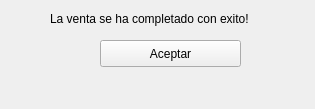
<?xml version="1.0" encoding="UTF-8"?>
<ui version="4.0">
 <class>Form</class>
 <widget class="QWidget" name="Form">
  <property name="geometry">
   <rect>
    <x>0</x>
    <y>0</y>
    <width>315</width>
    <height>109</height>
   </rect>
  </property>
  <property name="windowTitle">
   <string>Form</string>
  </property>
  <widget class="QLabel" name="label">
   <property name="geometry">
    <rect>
     <x>50</x>
     <y>10</y>
     <width>251</width>
     <height>17</height>
    </rect>
   </property>
   <property name="text">
    <string>La venta se ha completado con exito!</string>
   </property>
  </widget>
  <widget class="QPushButton" name="pushButton">
   <property name="geometry">
    <rect>
     <x>100</x>
     <y>40</y>
     <width>141</width>
     <height>27</height>
    </rect>
   </property>
   <property name="text">
    <string>Aceptar</string>
   </property>
  </widget>
  <widget class="QLabel" name="label_2">
   <property name="geometry">
    <rect>
     <x>120</x>
     <y>40</y>
     <width>21</width>
     <height>31</height>
    </rect>
   </property>
   <property name="text">
    <string/>
   </property>
   <property name="pixmap">
    <pixmap>../icono_correcto.png</pixmap>
   </property>
  </widget>
 </widget>
 <resources/>
 <connections>
  <connection>
   <sender>pushButton</sender>
   <signal>clicked()</signal>
   <receiver>Form</receiver>
   <slot>aceptar()</slot>
   <hints>
    <hint type="sourcelabel">
     <x>189</x>
     <y>51</y>
    </hint>
    <hint type="destinationlabel">
     <x>227</x>
     <y>53</y>
    </hint>
   </hints>
  </connection>
 </connections>
 <slots>
  <slot>aceptar()</slot>
 </slots>
</ui>
